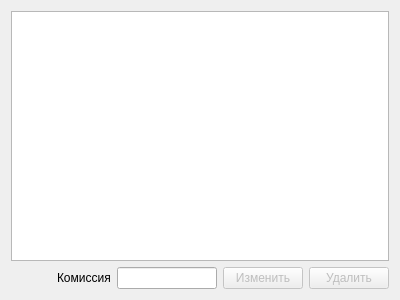
<?xml version="1.0" encoding="UTF-8"?>
<ui version="4.0">
 <class>class_ref_auto_actions</class>
 <widget class="QWidget" name="class_ref_auto_actions">
  <property name="geometry">
   <rect>
    <x>0</x>
    <y>0</y>
    <width>400</width>
    <height>300</height>
   </rect>
  </property>
  <property name="windowTitle">
   <string>Form</string>
  </property>
  <layout class="QGridLayout" name="gridLayout">
   <item row="0" column="0">
    <widget class="QTableView" name="tableView">
     <property name="editTriggers">
      <set>QAbstractItemView::NoEditTriggers</set>
     </property>
     <property name="selectionMode">
      <enum>QAbstractItemView::ExtendedSelection</enum>
     </property>
     <property name="selectionBehavior">
      <enum>QAbstractItemView::SelectRows</enum>
     </property>
     <property name="sortingEnabled">
      <bool>true</bool>
     </property>
    </widget>
   </item>
   <item row="1" column="0">
    <layout class="QHBoxLayout" name="horizontalLayout">
     <item>
      <spacer name="horizontalSpacer">
       <property name="orientation">
        <enum>Qt::Horizontal</enum>
       </property>
       <property name="sizeHint" stdset="0">
        <size>
         <width>40</width>
         <height>20</height>
        </size>
       </property>
      </spacer>
     </item>
     <item>
      <widget class="QLabel" name="label">
       <property name="text">
        <string>Комиссия</string>
       </property>
      </widget>
     </item>
     <item>
      <widget class="QLineEdit" name="lineEdit_margin">
       <property name="maximumSize">
        <size>
         <width>100</width>
         <height>16777215</height>
        </size>
       </property>
      </widget>
     </item>
     <item>
      <widget class="QPushButton" name="pushButton_update">
       <property name="enabled">
        <bool>false</bool>
       </property>
       <property name="text">
        <string>Изменить</string>
       </property>
      </widget>
     </item>
     <item>
      <widget class="QPushButton" name="pushButton_del">
       <property name="enabled">
        <bool>false</bool>
       </property>
       <property name="text">
        <string>Удалить</string>
       </property>
      </widget>
     </item>
    </layout>
   </item>
  </layout>
 </widget>
 <resources/>
 <connections/>
</ui>
